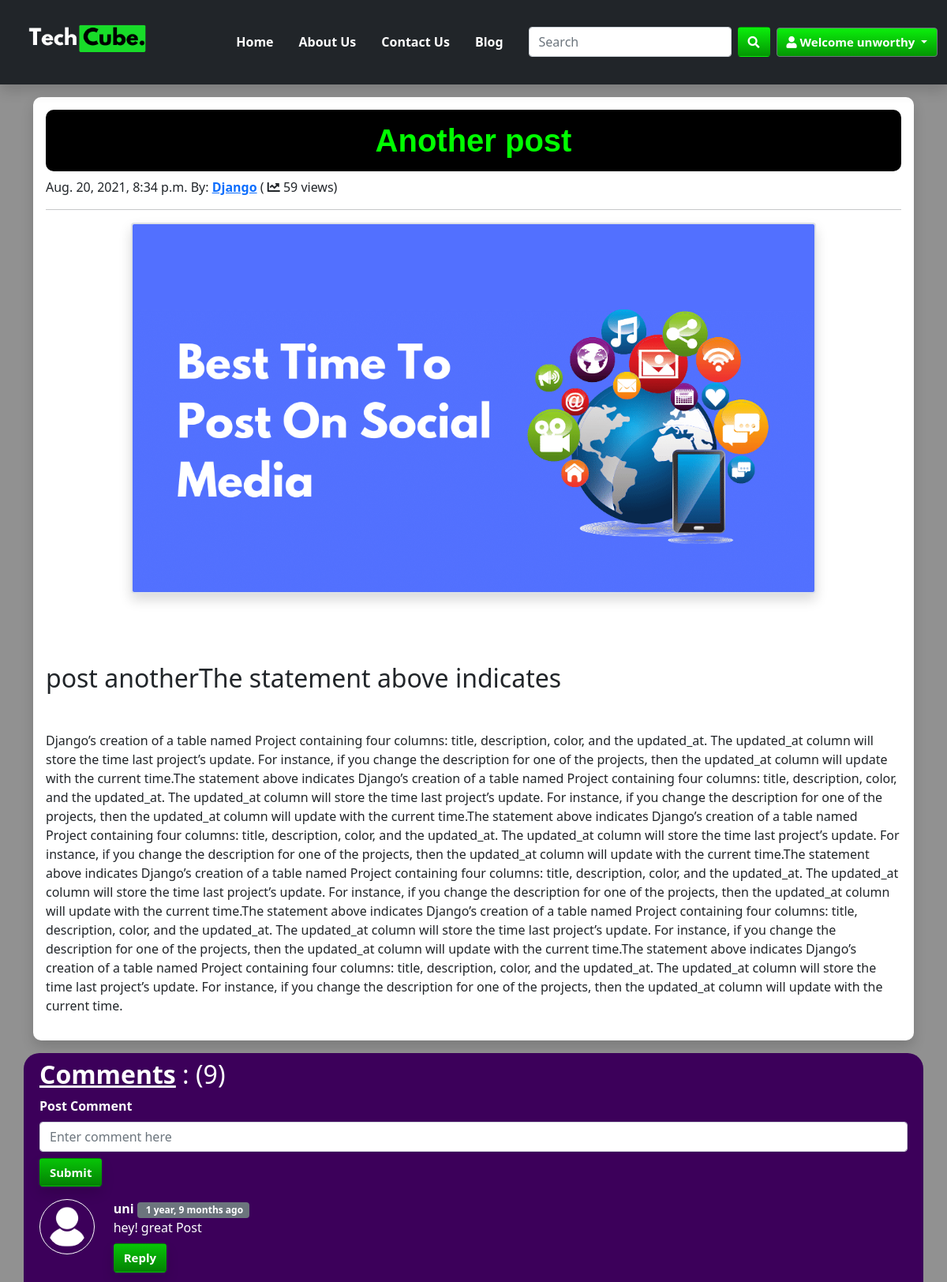
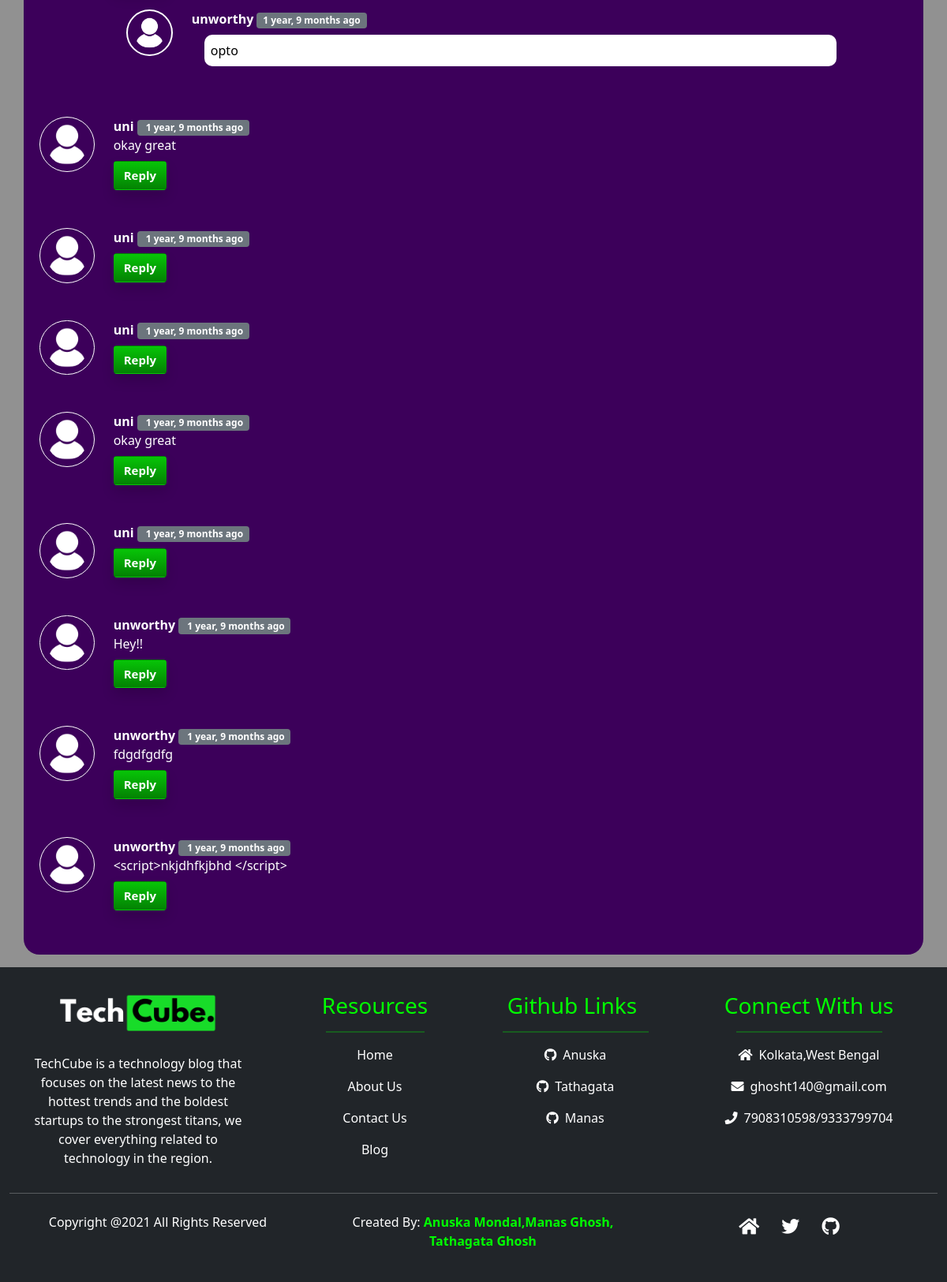
/blog/another-post (signed in), run on the app's committed database (2 pictures, top to bottom).
### blog/models.py (models this page shows, shortened)
class Post(models.Model):
    sno = models.AutoField(primary_key=True)
    title = models.CharField(max_length=255)
    slug = models.CharField(max_length=130)
    content = models.TextField()
    author = models.CharField(max_length=13)
    timeStamp = models.DateTimeField(auto_now_add=True, blank=True)
    thumbnail = models.ImageField(upload_to='thumbnail',blank=True, null=True)
    views = models.IntegerField(default=0)

class BlogComment(models.Model):
    sno = models.AutoField(primary_key=True)
    comment = models.TextField()
    user=models.ForeignKey(User, on_delete=models.CASCADE)
    post=models.ForeignKey(Post,on_delete=models.CASCADE)
    parent= models.ForeignKey('self',on_delete=models.CASCADE, null=True)
    timestamp=models.DateTimeField(default=now)

### blog/views.py (the view)
# urls.py: path('<str:slug>', views.blogPost, name='blogPost')
def blogPost (request, slug):
    post=Post.objects.filter(slug=slug)[0]
    post.views = post.views + 1
    post.save()
    comments = BlogComment.objects.filter(post=post,parent=None)
    replies = BlogComment.objects.filter(post=post).exclude(parent=None)
    replyDict = {}
    for reply in replies:
        if reply.parent.sno not in replyDict.keys():
            replyDict[reply.parent.sno] = [reply]
        else:
            replyDict[reply.parent.sno].append(reply)
    context={'post':post, 'comments':comments,'user':request.user,'replyDict': replyDict}
    return render(request, 'blog/blogPost.html',context)

### blog/templatetags/extras.py (called while the page is built)
@register.filter(name='get_val')
def get_val(dict, key):
    return dict.get(key)

### templates/blog/blogPost.html (shortened to what this page needs)
{% extends 'base.html' %}
{% load humanize %}
{% block body %}
{% load extras %}
   <div class="container">
    <article class="blog-post shadow my-3 mx-auto p-3 align-items-center">
            <h1 class="blog-post-title" style="word-wrap:break-word; font-size: 40px;">{{post.title}}</h1>
        <p class="blog-post-meta">{{post.timeStamp}} By: <strong><a href="/about">{{post.author}}</a></strong> ( <i class="fas fa-chart-line"></i> {{post.views}} views)</p>
            <hr>
          {% if post.thumbnail %}
          <img src="{{post.thumbnail.url}}" class=" rounded mx-auto d-block shadow border border-scondary border-2" height="auto" width="80%" >
           {% endif %}
        <p class="mt-3 p-3"><span style="white-space: pre-wrap;"> {{post.content|safe}}</span></p>
    </article>
</div>
    <div class="container my-3 py-2  text-white" id="commentsection">
        <h2 class=" text-white"><span style="font-weight:bold;text-decoration:underline">Comments</span> : ({{comments.count}})</h2>
            {% if user.is_authenticated %}
            <form action="/blog/postComment" method="post">
                    <div class="form-group">
                        <label class="mb-2  text-white" style="font-weight:bold;">Post Comment </label>
                        <input type="text" class="form-control" name="comment" placeholder="Enter comment here">
                    </div>
                    <button type="submit" class="btn shadow my-2">Submit</button>
            </form>
            {% else %}
            Please login to post a comment
            {% endif %}
       {% for comment in comments %}
        <div class="row my-2">
            <div class="col-md-1  ">
                <img class=" mx-auto d-md-block w-100 p-2 d-none"
                     width="39px" style="border:1px solid white;border-radius: 50px;"
                     src="/static/images/user 5.png"  alt="user">
            </div>
             <div class="col-md-11">
                    <b>{{comment.user.username}}</b> <span class="badge bg-secondary">&nbsp{{comment.timestamp| naturaltime}}</span>
                    <div> {{comment.comment}}</div>
            <div class="replybox my-2">
                {% if user.is_authenticated %}
                       <button class="btn shadow" type="button" data-bs-toggle="collapse" data-bs-target="#replybox{{comment.sno}}" aria-expanded="false" aria-controls="replybox{{comment.sno}}">
                        Reply
                       </button>
                {%endif%}
                   <div class="replies  card-body">
                            {% for reply in replyDict|get_val:comment.sno %}
                                <div class="row my-2">
                                    <div class="col-sm-1 ">
                                         <img class=" mx-auto d-md-block w-100 p-2 d-none"
                                              width="39px" style="border:2px solid white;border-radius: 50px;"
                                              src="/static/images/user 5.png" alt="user">
                                     </div>
                                    <div class="col-md-11">
                                        <div class="col-md-11 ">
                                            <b> {{reply.user.username}} </b> <span class="badge bg-secondary">{{reply.timestamp| naturaltime}}</span>
                                             <div class="bg-white mt-2 text-black ms-3 p-2" style="border-radius:10px">{{reply.comment}}</div>
                                        </div>
                                        <br>
                                    </div>
                                </div>
                            {% endfor %}
                   </div>
                </div>
           </div>
        </div>
        {% endfor %}
    </div>
{% endblock body %}

### templates/base.html (shortened to what this page needs)
<!doctype html>
<html lang="en">
  <head>
      <link rel="stylesheet" href="https://cdnjs.cloudflare.com/ajax/libs/font-awesome/5.15.4/css/all.min.css" />
    <link href="https://cdn.jsdelivr.net/npm/bootstrap@5.1.0/dist/css/bootstrap.min.css" rel="stylesheet">
  </head>
  <body>
<header class="sticky-top">
    <nav class="navbar navbar-expand-lg shadow navbar-dark bg-dark" id="navigation">
      <div class="container-fluid">
        <a class="navbar-brand ms-4" href="/">
          <img src="/static/images/techcube.png" alt="image here" class="mb-4 mt-3" width="150">
        </a>
      <div class="collapse navbar-collapse" id="navbarMenu">
        <ul class="navbar-nav  p-3 ms-auto  mb-2 mb-lg-0">
              <li class="nav-item">
                <a class="nav-link m-2 {% block homeactive %} {% endblock homeactive %}" aria-current="page" href="/">Home</a>
              </li>
              <li class="nav-item">
                <a class="nav-link m-2 {% block aboutactive %} {% endblock aboutactive %}" href="/about">About Us</a>
              </li>
              <li class="nav-item">
                <a class="nav-link m-2 {% block contactactive %} {% endblock contactactive %}" href="/contact">Contact Us</a>
              </li>
                <li class="nav-item">
                <a class="nav-link m-2 {% block blogactive %} {% endblock blogactive %}" href="/blog">Blog</a>
              </li>
        </ul>
        <form class="d-flex d-none d-lg-flex" method="get" action="/search">
              <input class="form-control me-2" type="search" placeholder="Search" aria-label="Search" name="query" id="query">
              <button class="btn text-white" id="searchbtn" type="submit"><i class="fa fa-search"></i></button>
        </form>
        {% if user.is_authenticated %}
        <div class="dropdown ms-2">
                  <div class="btn btn-secondary dropdown-toggle"  id="dropdownMenuButton1" data-bs-toggle="dropdown" aria-expanded="false">
                    <i class="fa fa-user"></i>
                      Welcome {{request.user}}
                  </div>
        </div>
              {% endif %}
      </div>
      </div>
    </nav>
    </header>
{% block body %}  {% endblock body %}
<footer class=" page-footer bg-dark text-white pt-3 pb-4 ">
  <div class="container-fluid text-center text-md-left">
    <div class="row text-md-left">
      <div class="col col-md-3 col-lg-3 col-xl-3 mx-auto" id="f-1">
                    <img src="/static/images/techcube.png" alt="image here" class="mb-4 mt-3" width="200">
                    <p>TechCube is a technology blog that focuses on the latest news to the hottest trends and the boldest startups to the strongest titans,
                        we cover everything related to technology in the region.</p>
      </div>
      <div class="col col-sm-6 col-md-2 col-lg-2 col-xl-2 mx-auto mt-3" id="f-2">
        <h3 class="mb-3 font-weight-bold" style="color:lime;">Resources</h3>
        <hr class="mt-0 mx-auto" style="width:125px;height:2px;color:lime;">
        <p>
                        <a href="/" class="text-white" style="text-decoration: none;">Home</a>
        </p>
        <p>
                        <a href="/about" class="text-white" style="text-decoration: none;">About Us</a>
        </p>
        <p>
                        <a href="/contact" class="text-white" style="text-decoration: none;">Contact Us</a>
        </p>
        <p>
                        <a href="/blog" class="text-white" style="text-decoration: none;">Blog</a>
        </p>
      </div>
      <div class="col col-md-3 col-lg-2 col-xl-2 mx-auto mt-3" id="f-3">
        <h3 class="mb-3 font-weight-bold" style="color: lime;">Github Links</h3>
        <hr class="mt-0 mx-auto" style="width:185px;height:2px;color:lime;">
        <p><i class="fab fa-github ms-2 me-2"></i><a href="https://github.com/anuskainterns"  style="text-decoration:none;color:white">Anuska</a></p>
        <p><i class="fab fa-github ms-2 me-2"></i><a href="https://github.com/TATHAGATAGHOSH123"  style="text-decoration:none;color:white">Tathagata</a></p>
        <p><i class="fab fa-github ms-2 me-2"></i><a href="https://github.com/manasuemk"  style="text-decoration:none;color:white">Manas</a></p>
      </div>
      <div class="col col-md-4 col-lg-3 col-xl-3 mx-auto mt-3" id="f-4">
        <h3 class=" mb-3 font-weight-bold"style="color: lime;">Connect With us</h3>
        <hr class=" mt-0 mx-auto" style="width:185px;height:2px;color:lime;">
        <p><i class="fas fa-home  me-2"></i>Kolkata,West Bengal</p>
        <p><i class="fas fa-envelope me-2"></i>ghosht140@gmail.com</p>
        <p><i class="fas fa-phone me-2"></i>7908310598/9333799704</p>
      </div>
    </div>
    <hr class="mb-4">
    <div class="row ">
      <div class="col-md-4 col-lg-4">
                    <p class="">Copyright @2021 All Rights Reserved   </p>
      </div>
      <div class="col-md-4 col-lg-4">
        <p class="ms-4">Created By:
                        <strong style="color: lime;">Anuska Mondal,Manas Ghosh, Tathagata Ghosh</strong>
        </p>
      </div>
      <div class="col-md-4 col-lg-4">
        <div class="text-center text-md-right">
            <ul class="list-unstyled list-inline">
              <li class="list-inline-item">
                <a href="/" class="btn-floating btn-sm text-white" style="font-size:23px;"><i class="fa fa-home"></i>
                </a>
              </li>
              <li class="list-inline-item">
                <a href="#" class="btn-floating btn-sm text-white" style="font-size:23px;"><i class="fab fa-twitter"></i>
                </a>
              </li>
              <li class="list-inline-item">
                  <a href="#" class="btn-floating btn-sm text-white" style="font-size:23px;"><i class="fab fa-github"></i>
                  </a>
              </li>
            </ul>
        </div>
      </div>
    </div>
  </div>
</footer>
  </body>
</html>

### data on the page
Post: title "Another post", timeStamp "Aug. 20, 2021, 8:34 p.m.", author "Django", views "59", thumbnail (picture), content "post anotherThe statement above indicates Django’s creation of a table named Project containing four columns: title, description, color, and the updated_at. The updated_at column will store the time last project’s update. For instance, if you change the description for one of the projects, then the updated_at column will update with the current time.The statement above indicates Django’s creation of a table named Project containing four columns: title, description, color, and the updated_at. The updated_at column will store the time last project’s update. For instance, if you change the description for one of the projects, then the updated_at column will update with the current time.The…"
BlogComment: user.username "uni", timestamp "1 year, 9 months ago", comment "hey! great Post"
BlogComment: user.username "unworthy", timestamp "1 year, 9 months ago", comment "opto"
BlogComment: user.username "uni", timestamp "1 year, 9 months ago", comment "okay great"
BlogComment: user.username "uni", timestamp "1 year, 9 months ago"
BlogComment: user.username "uni", timestamp "1 year, 9 months ago"
BlogComment: user.username "uni", timestamp "1 year, 9 months ago", comment "okay great"
BlogComment: user.username "uni", timestamp "1 year, 9 months ago"
BlogComment: user.username "unworthy", timestamp "1 year, 9 months ago", comment "Hey!!"
BlogComment: user.username "unworthy", timestamp "1 year, 9 months ago", comment "fdgdfgdfg"
BlogComment: user.username "unworthy", timestamp "1 year, 9 months ago", comment "<script>nkjdhfkjbhd </script>"

### other printed values
{{ request.user }} "unworthy"
{{ comments.count }} "9"
